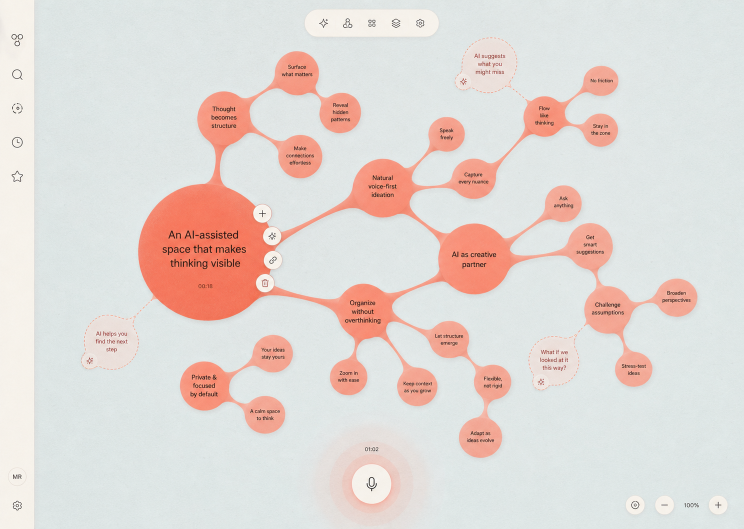
#> input picture designs/organic-paper-studio.png, 1487 x 1058 px, found by its file name (shown at 1/2 size)
$ python make_comparisons.py
#> lines starting #> are read from the running program, lines starting #| are printed output that depends on the picture
from pathlib import Path

from PIL import Image, ImageDraw, ImageFont


ROOT = Path(__file__).resolve().parents[1]
SOURCE_ROOT = ROOT.parent / "mindmap-ui-concepts"
QA = ROOT / "qa"
TARGET_SIZE = (1440, 1024)


def make_comparison(source_name: str, implementation_name: str, output_name: str) -> None:
#> called with source_name = 'organic-paper-studio.png', implementation_name = 'paper-final.png', output_name = 'paper-comparison.jpg'
    source = Image.open(SOURCE_ROOT / source_name).convert("RGB").resize(TARGET_SIZE, Image.Resampling.LANCZOS)
    implementation = Image.open(QA / implementation_name).convert("RGB").resize(TARGET_SIZE, Image.Resampling.LANCZOS)
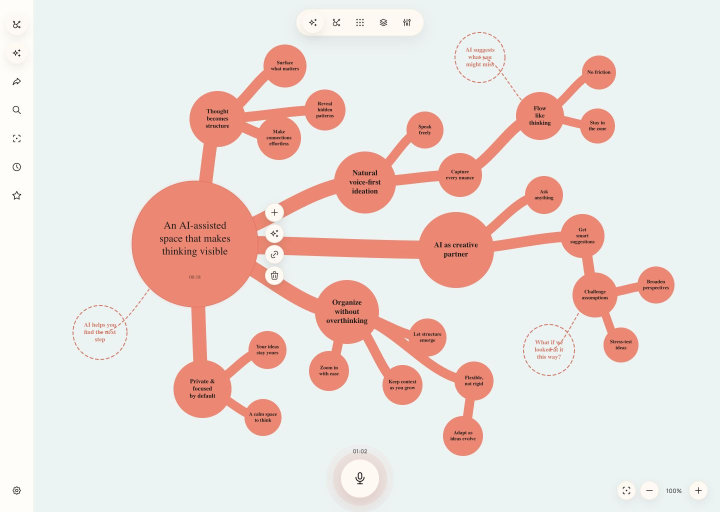
#> input picture qa/paper-final.png, 1440 x 1024 px (shown at 1/2 size)
#> implementation is the input picture: PIL image 1440x1024 RGB; mean R, G, B 234.9, 223.5, 219
    canvas = Image.new("RGB", (TARGET_SIZE[0] * 2, TARGET_SIZE[1] + 42), "#111218")
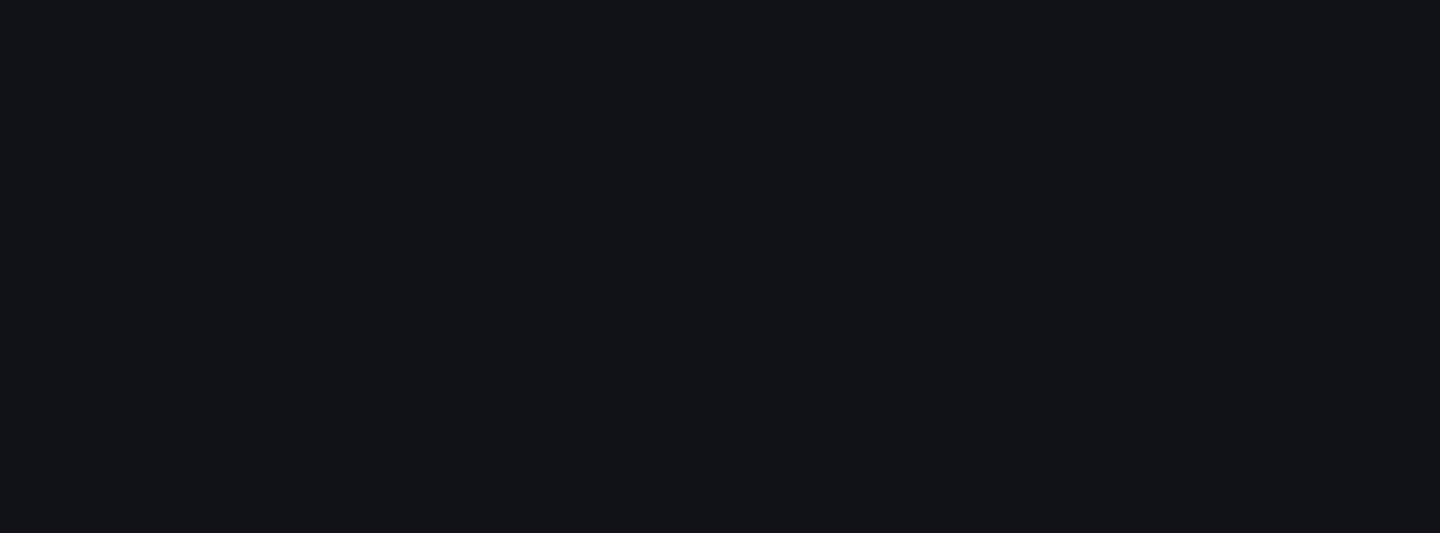
#> canvas: PIL image 2880x1066 RGB (shown at 1/2 size); mean R, G, B 17, 18, 24
    canvas.paste(source, (0, 42))
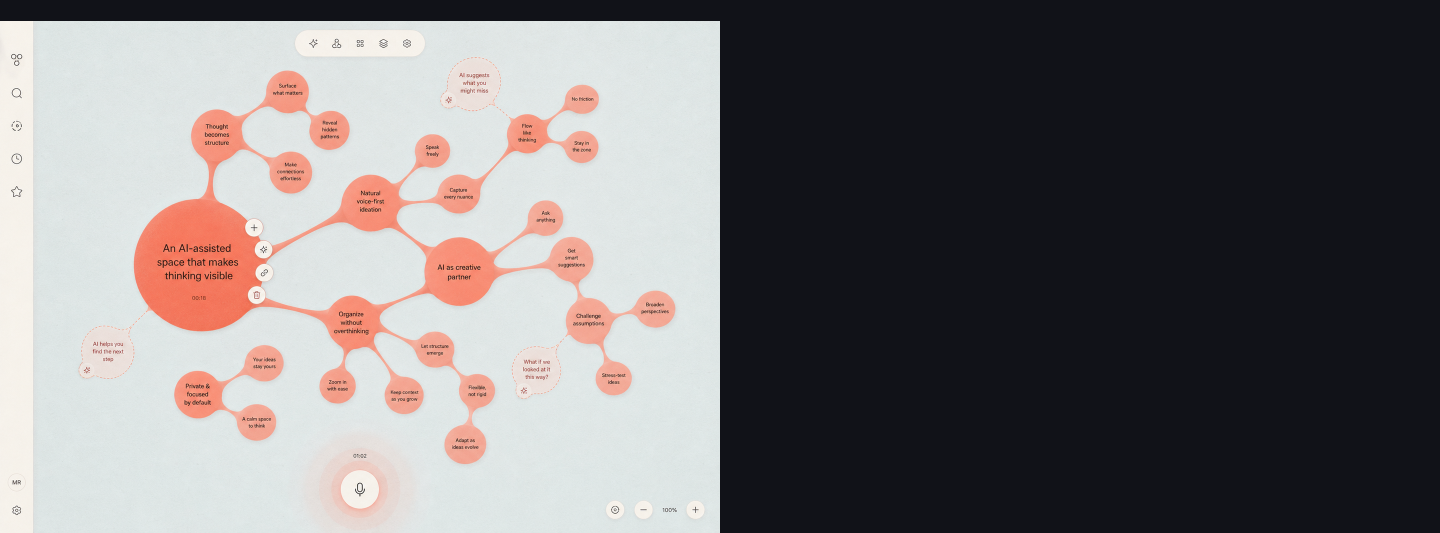
#> canvas: PIL image 2880x1066 RGB (shown at 1/2 size); mean R, G, B 117.7, 113.7, 114.8
    canvas.paste(implementation, (TARGET_SIZE[0], 42))
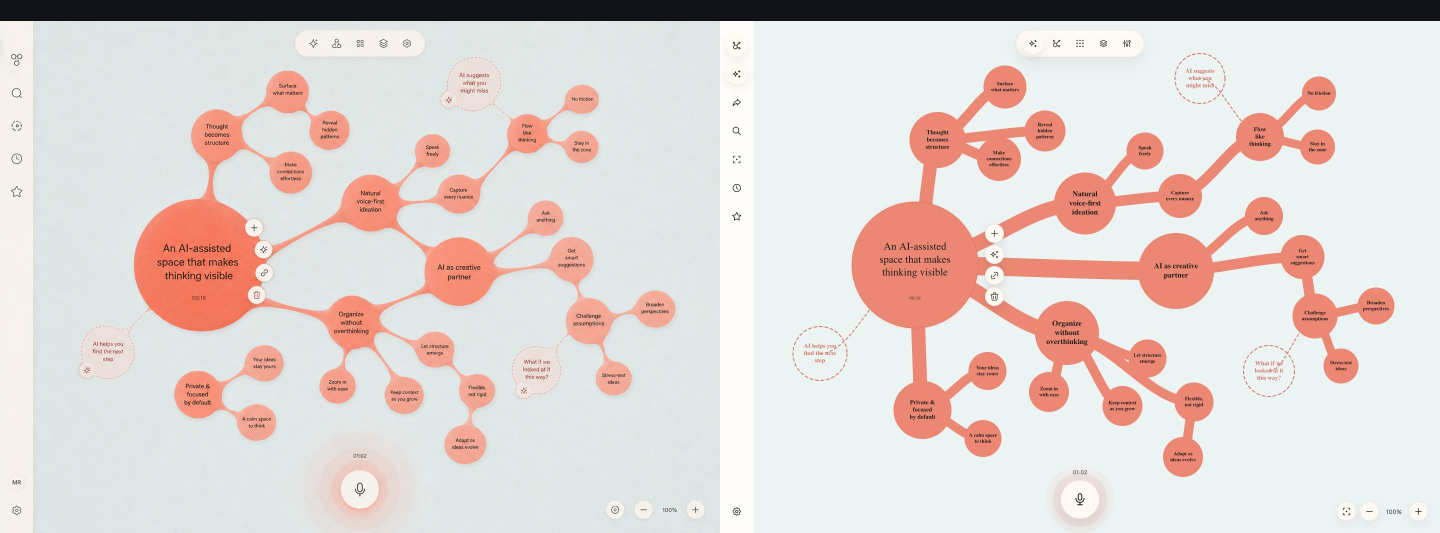
#> canvas: PIL image 2880x1066 RGB (shown at 1/2 size); mean R, G, B 222.3, 212.4, 208.5
    draw = ImageDraw.Draw(canvas)
    font = ImageFont.load_default(size=18)
    draw.text((20, 12), "SOURCE", fill="#ffffff", font=font)
    draw.text((TARGET_SIZE[0] + 20, 12), "IMPLEMENTATION", fill="#ffffff", font=font)
    canvas.save(QA / output_name, quality=94)


make_comparison("organic-paper-studio.png", "paper-final.png", "paper-comparison.jpg")
make_comparison("nocturne-focus-canvas.png", "nocturne-final.png", "nocturne-comparison.jpg")
#> (the run stopped early here; a loop or call above may not have finished)
